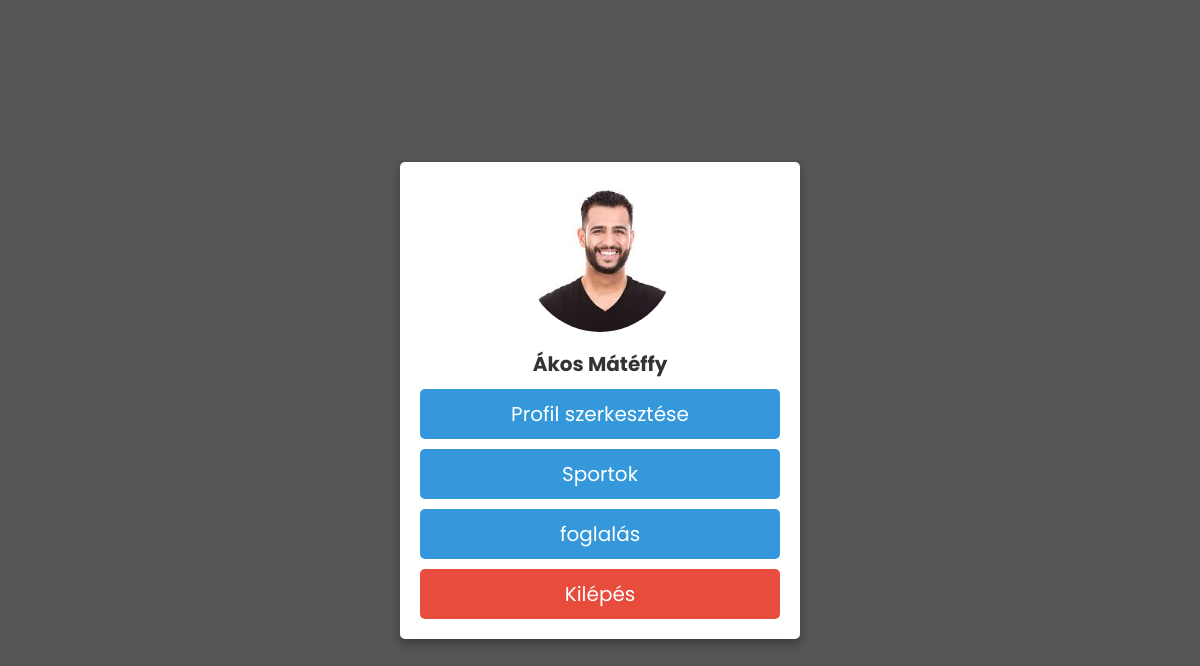
Page /home.php (signed in) on the committed database.
### tables this page shows
CREATE TABLE `user_form` (
  `id` int(100) NOT NULL,
  `name` varchar(100) NOT NULL,
  `email` varchar(100) NOT NULL,
  `password` varchar(100) NOT NULL,
  `image` varchar(100) NOT NULL
);

### home.php (the view, shortened to what this page needs)
<?php
include 'config.php';
$user_id = $_SESSION['user_id'];
?>
<!DOCTYPE html>
<html lang="hu">
<head>
   <link rel="stylesheet" href="css/style1.css">
</head>
<body>
<div class="container">
   <div class="profile">
      <?php
         $select = mysqli_query($conn, "SELECT * FROM `user_form` WHERE id = '$user_id'") or die('query failed');
         if(mysqli_num_rows($select) > 0){
            $fetch = mysqli_fetch_assoc($select);
         }
         if($fetch['image'] == ''){
            echo '<img src="images/default-avatar.png">';
         }else{
            echo '<img src="uploaded_img/'.$fetch['image'].'">';
         }
      ?>
      <h3><?php echo $fetch['name']; ?></h3>
      <a href="update_profile.php" class="btn">Profil szerkesztése</a>
      <a href="sportok.php" class="btn">Sportok</a>
      <a href="index.php" class="btn">foglalás</a>
      <a href="home.php?logout=<?php echo $user_id; ?>" class="delete-btn">Kilépés</a>
   </div>
</div>
</body>
</html>

### css/style1.css (style rules this page uses)
:root { --blue:#3498db; --dark-blue:#2980b9; --red:#e74c3c; --dark-red:#c0392b; --black:#333; --white:#fff; --light-bg: #555; --box-shadow:0 5px 10px rgba(0,0,0,.3); }
* { font-family: 'Poppins', sans-serif; margin:0; padding:0; box-sizing: border-box; outline: none; border: none; text-decoration: none; }
.btn, .delete-btn { width: 100%; border-radius: 5px; padding:10px 30px; color:var(--white); display: block; text-align: center; cursor: pointer; font-size: 20px; margin-top: 10px; }
.btn { background-color: var(--blue); }
.delete-btn { background-color: var(--red); }
.container { min-height: 100vh; background-color: var(--light-bg); display: flex; align-items: center; justify-content: center; padding:20px; }
.container .profile { padding:20px; background-color: var(--white); box-shadow: var(--box-shadow); text-align: center; width: 400px; border-radius: 5px; }
.container .profile img { height: 150px; width: 150px; border-radius: 50%; object-fit: cover; margin-bottom: 5px; }
.container .profile h3 { margin:5px 0; font-size: 20px; color:var(--black); }

### rows in the picture
user_form: image (picture), name "Ákos Mátéffy"
